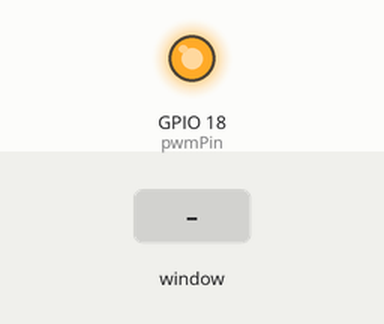
The program below on a simulated Raspberry Pi (BCM pin numbers). Parts: output pins drawn as LEDs (lit = HIGH). Dashed ring = blinking. The inputs (shaded band) are chosen by the test bench. The desktop window is not drawn, its controls go by their first labels and the mouse button is held 0.15 s.

Above: at 1.2 s.
1.3 s: slider 1 in the window set to 50
At 1.45 s:
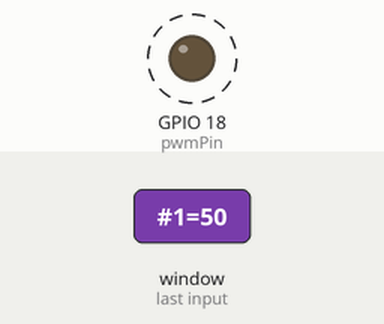
4.3 s: slider 1 in the window set to 100
At 4.8 s:
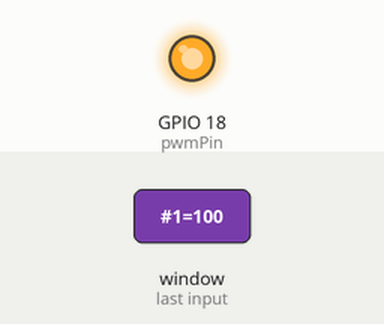
5.8 s: slider 1 in the window set to 25
At 6.05 s:
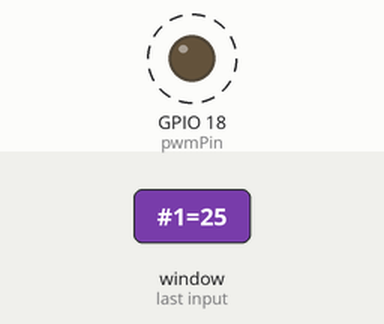
Timing chart, 0 to 14.8 s (numbered marks = the images above; inputs shaded):
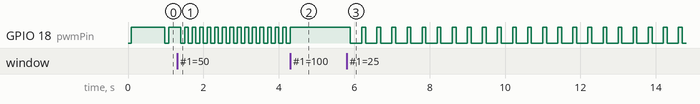

The program:

ButtonForBlinkingLED.py
```python
'''
Created on Jan 26, 2017

@author: Evgenii_Lartcev
'''
from Tkinter import *
import RPi.GPIO as GPIO
import time

# GUI definition
root = Tk()
var = DoubleVar()
# Pin Definitons:
pwmPin = 18 # Broadcom pin 18 (P1 pin 12)
# Pin Setup:
GPIO.setmode(GPIO.BCM) # Broadcom pin-numbering scheme
GPIO.setup(pwmPin, GPIO.OUT)
#PWM setup
pwm = GPIO.PWM(pwmPin, 1)  # Initialize PWM on pwmPin 1Hz frequency
pwm.start(90) #start pwm with duty 90

#update pwm for blinking LED
def update(duty):
    pwm.ChangeDutyCycle(float(duty))
    pwm.ChangeFrequency(float(duty)/10)

w = Scale(root, from_= 0, to = 100, orient = HORIZONTAL, length = 300, width = 50, variable = var, command = update)
w.pack()
root.mainloop()

GPIO.cleanup() # cleanup all GPIO after close Scale
```

Measured:
- after the input at 1.3 s, GPIO 18 (pwmPin): alternates HIGH for 0.10 s and LOW for 0.10 s, starting after 0.10 s
- after the input at 4.3 s, GPIO 18 (pwmPin): goes on until 4.3 s, then stays HIGH
- after the input at 5.8 s, GPIO 18 (pwmPin): alternates HIGH for 0.10 s and LOW for 0.30 s, starting after 0.10 s
